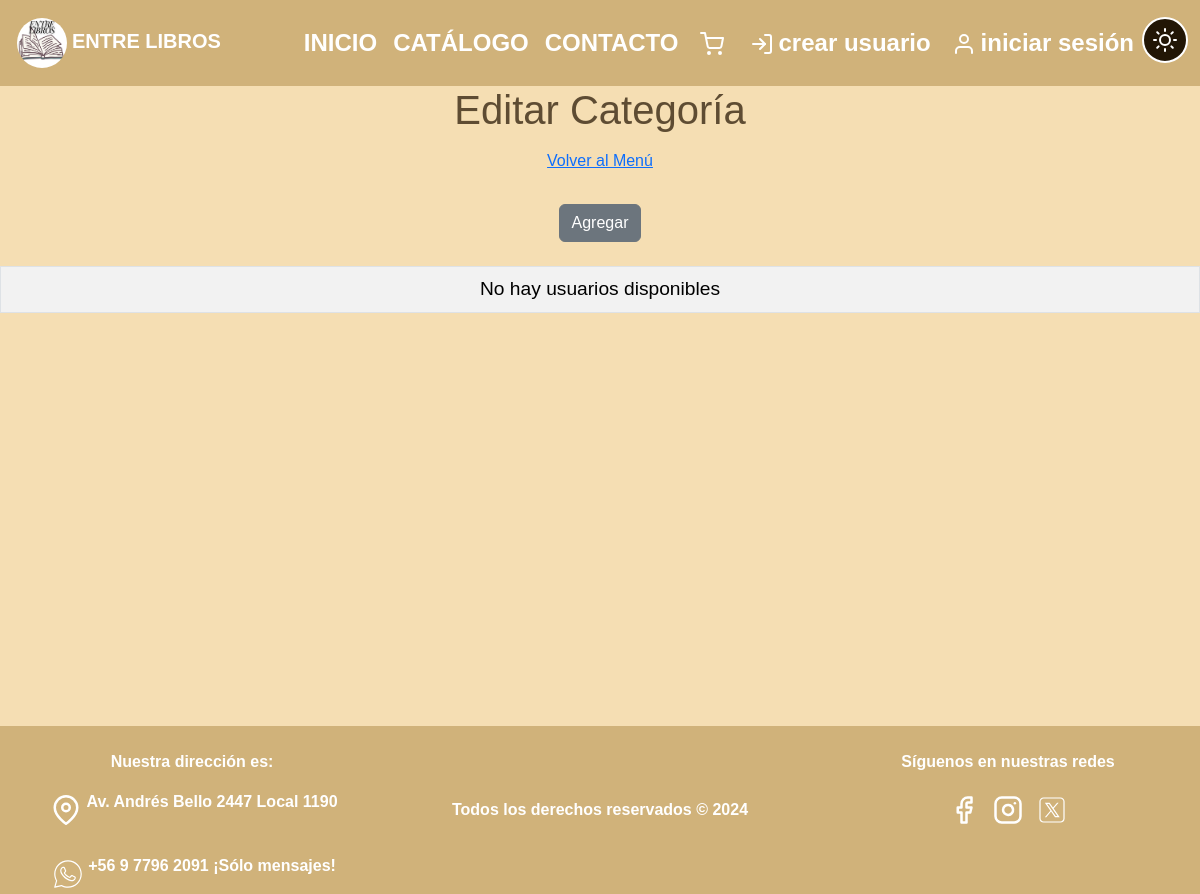
Page /entreLibros/crud_categoria on the earlier database version.
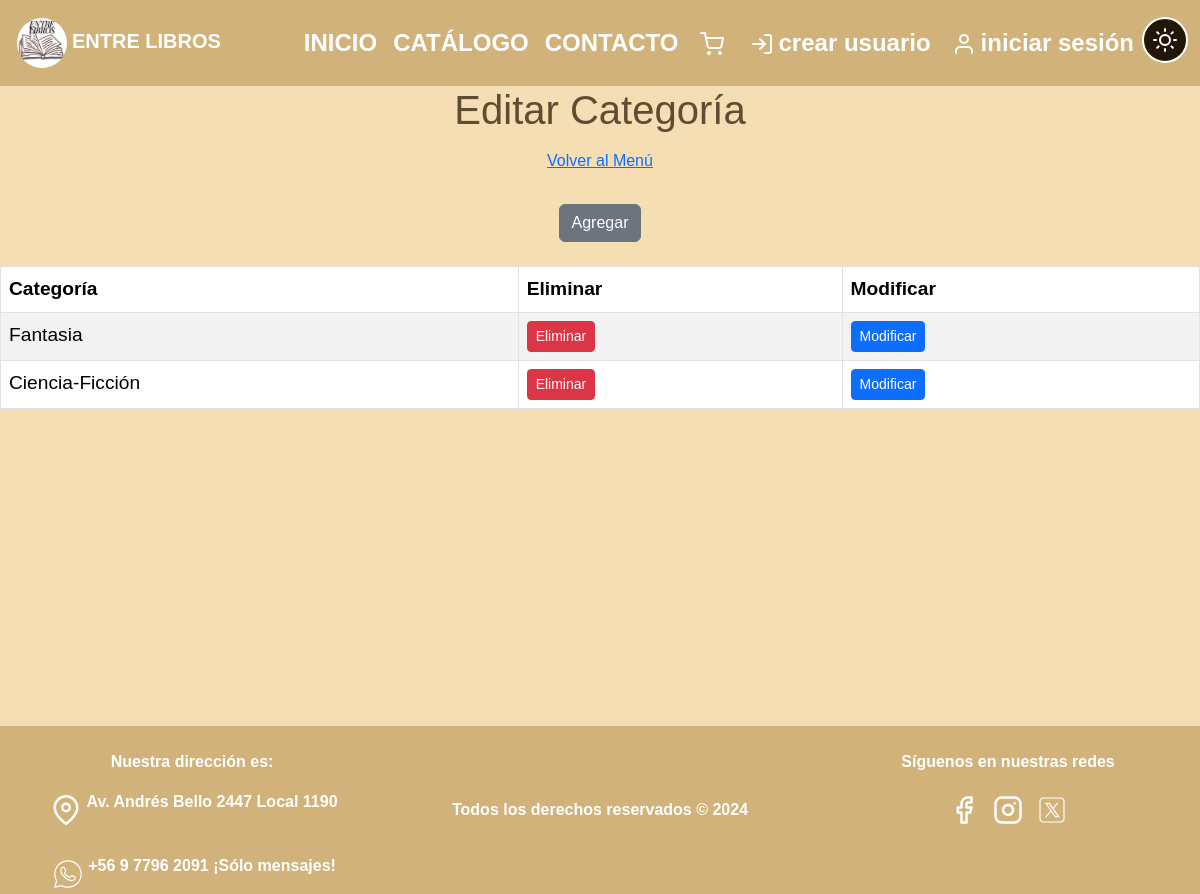
Same page on the later database version.
### entreLibros/models.py (models this page shows, shortened)
class Categoria(models.Model):
    id_categoria        = models.AutoField(db_column='idCategoria', primary_key=True)
    nombre_categoria    = models.CharField(max_length=50, blank=False, null=False)

### entreLibros/views.py (the view)
# urls.py: path('crud_categoria', views.crud_categoria, name='crud_categoria'),
def crud_categoria(request):
    categorias = Categoria.objects.all()
    context = {'categorias': categorias}
    print("Enviando datos categorias_list")
    return render(request, 'entreLibros/categoria_list.html', context)

### entreLibros/templates/entreLibros/categoria_list.html (shortened to what the changed rows need)
<!DOCTYPE html>
<html lang="es">
  <head>
    {% load static %}
    <link rel="stylesheet" href="{% static 'CSS/style.css'%}" />
    <link rel="stylesheet" href="{% static 'CSS/styleCrud.css' %}" />
    <link
      href="https://cdn.jsdelivr.net/npm/bootstrap@5.3.3/dist/css/bootstrap.min.css"
      rel="stylesheet"
    />
  </head>
  <body>
    <div class="contenido" id="contenido">
      <h1 class="text-center">Editar Categoría</h1>
      <div class="table-responsive">
        <table class="table table-striped table-bordered">
          {% if categorias %}
          <thead>
            <tr>
              <th>Categoría</th>
              <th>Eliminar</th>
              <th>Modificar</th>
            </tr>
          </thead>
          <tbody>
            {% for x in categorias %}
            <tr>
              <td>{{ x.nombre_categoria }}</td>
              <td>
                <a
                  href="{% url 'categoria_del' pk=x.id_categoria %}"
                  class="btn btn-danger btn-sm"
                  >Eliminar</a
                >
              </td>
              <td>
                <a
                  href="{% url 'categoria_edit' pk=x.id_categoria %}"
                  class="btn btn-primary btn-sm"
                  >Modificar</a
                >
              </td>
            </tr>
            {% endfor %}
          </tbody>
          {% else %}
          <tr>
            <td colspan="9" class="text-center">No hay usuarios disponibles</td>
          </tr>
          {% endif %}
        </table>
      </div>
    </div>
  </body>
</html>

Differences in the rows shown:
added Categoria: nombre_categoria "Fantasia"
added Categoria: nombre_categoria "Ciencia-Ficción"
Other differences:
text no longer shown: "No hay usuarios disponibles"
text now shown: "Categoría Eliminar Modificar"
